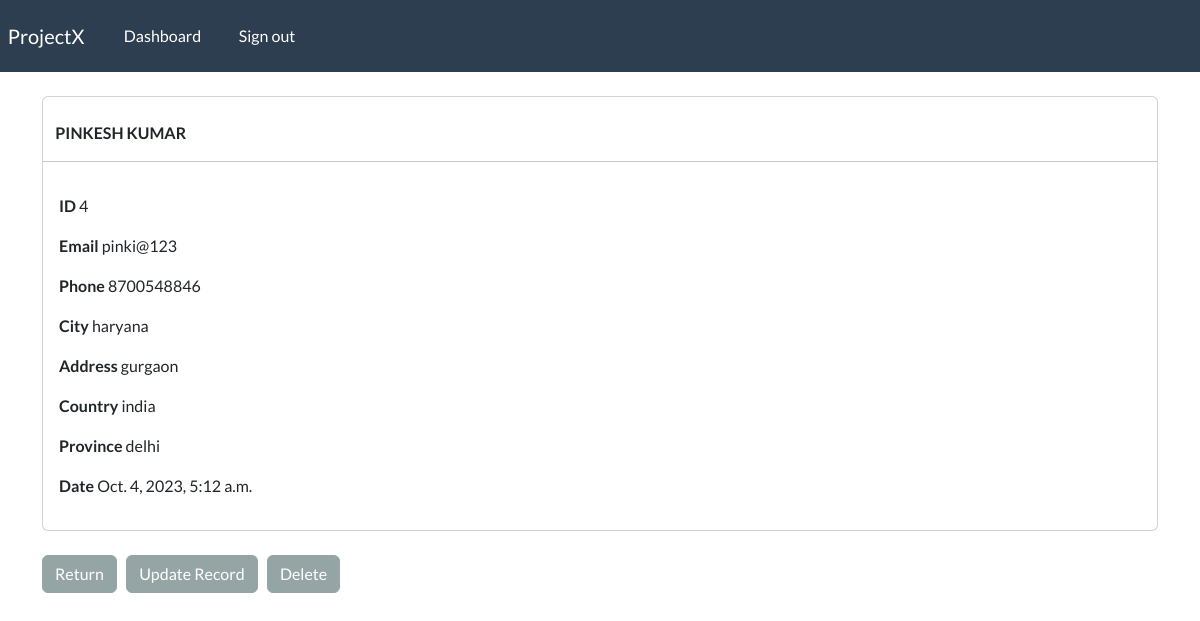
Screenshot of /record/4/ (signed in) with the database file from the repository.
### webapp/models.py (models this page shows, shortened)
class Record(models.Model):
    creation_date = models.DateTimeField(auto_now_add=True)
    first_name = models.CharField(max_length=100)
    last_name = models.CharField(max_length=100)
    email = models.CharField(max_length=100)
    phone= models.CharField(max_length=10)
    address = models.CharField(max_length=200)
    city = models.CharField(max_length=100)
    province = models.CharField(max_length=100)
    country = models.CharField(max_length=100)

### webapp/views.py (the view)
# urls.py: path('record/<int:pk>/', views.singular_record, name="record"),
@login_required(login_url='my-login')
def singular_record(request, pk):
    all_record = Record.objects.get(id = pk)
    context = {'record':all_record }
    return render(request, 'webapp/view-record.html', context=context)

### webapp/templates/webapp/view-record.html (shortened to what this page needs)
{% extends 'webapp/base.html' %}
{% block content %}
<body>
    <div class="card">
        <strong>
            <br>
            {{record.first_name|upper}}
            {{record.last_name|upper}}
        </strong>
        <hr>
        <div class="card-body">
            <p> <strong> ID </strong> {{record.id}} </p>
            <p> <strong> Email </strong> {{record.email}} </p>
            <p> <strong> Phone </strong> {{record.phone}} </p>
            <p> <strong> City </strong> {{record.city}} </p>
            <p> <strong> Address </strong> {{record.address}} </p>
            <p> <strong> Country </strong> {{record.country}} </p>
            <p> <strong> Province </strong> {{record.province}} </p>
            <p> <strong> Date </strong> {{record.creation_date}} </p>
        </div>
    </div>
    <br>
    <a href="{% url 'dashboard' %}" class="btn btn-secondary"> Return </a>
    <a href="{% url 'update-record' record.id %}" class="btn btn-secondary"> Update Record </a>
    <a href="{% url 'delete-record' record.id %}" class="btn btn-secondary"> Delete </a>
</body>
        {% endblock %}

### rows the page displays
Record: first_name "PINKESH", last_name "KUMAR", id "4", email "pinki@123", phone "8700548846", city "haryana", address "gurgaon", country "india", province "delhi", creation_date "Oct. 4, 2023, 5:12 a.m."
